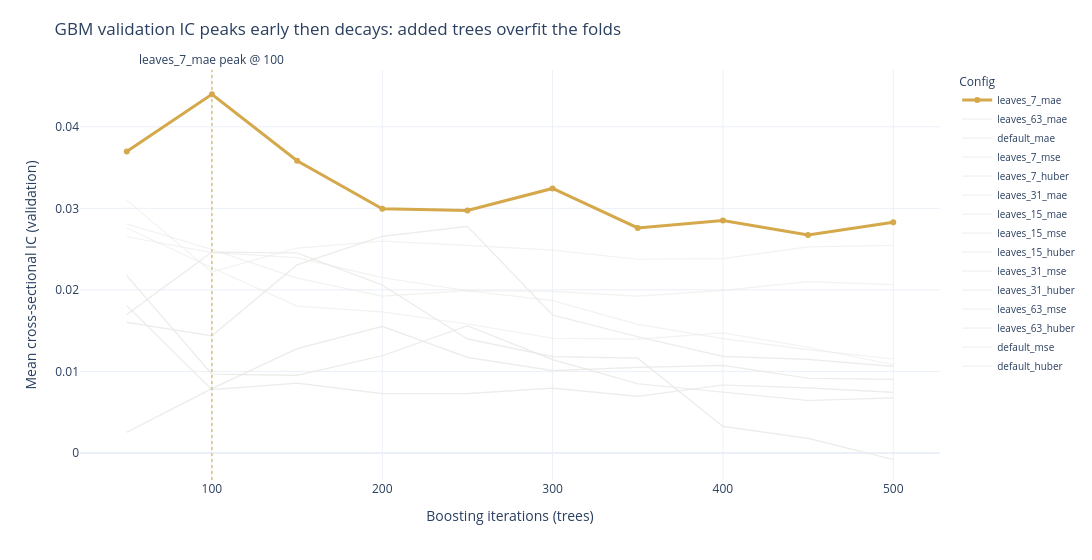

Notebook code for this chart:
### Markdown cell above
## 5. Learning Curves

Validation IC at each 50-iteration checkpoint traces the overfitting dynamics.
The winner and the deep-tree configs peak early and then decay - added capacity
fits fold-specific noise rather than transferable cross-sectional structure -
while the shallow-tree configs stay flatter, the signature of adequate
regularization. The vertical line marks the winner's selected tree count.

### Code cell
all_curves = pl.DataFrame([c for r in results for c in r["learning_curves"]])
if all_curves.height > 0:
    # Figure 2 - checkpoint learning curves (IC vs iteration), winner highlighted.
    fig_lc = go.Figure()
    for r in results:
        cfg_data = all_curves.filter(pl.col("config") == r["config_name"]).sort("iteration")
        if cfg_data.height == 0:
            continue
        is_winner = best is not None and r["config_name"] == best["config_name"]
        fig_lc.add_trace(
            go.Scatter(
                x=cfg_data["iteration"].to_list(),
                y=cfg_data["ic_mean"].to_list(),
                mode="lines+markers" if is_winner else "lines",
                name=r["config_name"],
                line=dict(
                    color=COLORS["amber"] if is_winner else COLORS["silver_muted"],
                    width=3 if is_winner else 1.2,
                ),
                marker=dict(size=6),
                opacity=1.0 if is_winner else 0.55,
            )
        )
    if best is not None:
        fig_lc.add_vline(
            x=best["best_iter"],
            line=dict(color=COLORS["amber"], width=1, dash="dot"),
            annotation_text=f"{best['config_name']} peak @ {best['best_iter']}",
            annotation_position="top",
        )
    fig_lc.update_layout(
        title="GBM validation IC peaks early then decays: added trees overfit the folds",
        template="plotly_white",
        height=560,
        width=1100,
        legend=dict(title="Config", font=dict(size=10)),
        margin=dict(t=70),
    )
    fig_lc.update_xaxes(title_text="Boosting iterations (trees)")
    fig_lc.update_yaxes(title_text="Mean cross-sectional IC (validation)")
    fig_lc.show()

    # Compact checkpoint table for the exact values behind the curves.
    checkpoints = sorted(all_curves["iteration"].unique().to_list())
    display_cps = [cp for cp in [50, 100, 200, 300, 500] if cp in checkpoints]

    print(f"{'Config':25s}", end="")
    for cp in display_cps:
        print(f" {cp:>7d}", end="")
    print()

    for r in results:
        cfg_data = all_curves.filter(pl.col("config") == r["config_name"])
        print(f"  {r['config_name']:25s}", end="")
        for cp in display_cps:
            row = cfg_data.filter(pl.col("iteration") == cp)
            if row.height > 0:
                print(f" {row['ic_mean'][0]:+7.4f}", end="")
            else:
                print(f" {'N/A':>7s}", end="")
        print()

### Figure 1 — Plotly figure (JSON) as saved in the notebook; plotly's stock layout.template omitted (floating-point values rounded to 4 significant figures)
{"data": [{"line": {"color": "#D4A84B", "width": 3}, "marker": {"size": 6}, "mode": "lines+markers", "name": "leaves_7_mae", "opacity": 1.0, "type": "scatter", "x": [50, 100, 150, 200, 250, 300, 350, 400, 450, 500], "y": [0.03697, 0.044, 0.03584, 0.02995, 0.02973, 0.03244, 0.02759, 0.0285, 0.02672, 0.0283]}, {"line": {"color": "#e8e8e6", "width": 1.2}, "marker": {"size": 6}, "mode": "lines", "name": "leaves_63_mae", "opacity": 0.55, "type": "scatter", "x": [50, 100, 150, 200, 250, 300, 350, 400, 450, 500], "y": [0.03101, 0.02218, 0.02513, 0.02597, 0.02545, 0.02489, 0.02376, 0.02382, 0.02527, 0.02545]}, {"line": {"color": "#e8e8e6", "width": 1.2}, "marker": {"size": 6}, "mode": "lines", "name": "default_mae", "opacity": 0.55, "type": "scatter", "x": [50, 100, 150, 200, 250, 300, 350, 400, 450, 500], "y": [0.0281, 0.02495, 0.02143, 0.01923, 0.0199, 0.01982, 0.01924, 0.01994, 0.02101, 0.02065]}, {"line": {"color": "#e8e8e6", "width": 1.2}, "marker": {"size": 6}, "mode": "lines", "name": "leaves_7_mse", "opacity": 0.55, "type": "scatter", "x": [50, 100, 150, 200, 250, 300, 350, 400, 450, 500], "y": [0.01601, 0.01437, 0.02306, 0.02657, 0.02779, 0.01692, 0.01425, 0.01185, 0.01148, 0.01061]}, {"line": {"color": "#e8e8e6", "width": 1.2}, "marker": {"size": 6}, "mode": "lines", "name": "leaves_7_huber", "opacity": 0.55, "type": "scatter", "x": [50, 100, 150, 200, 250, 300, 350, 400, 450, 500], "y": [0.01601, 0.01437, 0.02306, 0.02657, 0.02779, 0.01692, 0.01425, 0.01185, 0.01148, 0.01061]}, {"line": {"color": "#e8e8e6", "width": 1.2}, "marker": {"size": 6}, "mode": "lines", "name": "leaves_31_mae", "opacity": 0.55, "type": "scatter", "x": [50, 100, 150, 200, 250, 300, 350, 400, 450, 500], "y": [0.02759, 0.02271, 0.01801, 0.01731, 0.01581, 0.01406, 0.01397, 0.01473, 0.01296, 0.01081]}, {"line": {"color": "#e8e8e6", "width": 1.2}, "marker": {"size": 6}, "mode": "lines", "name": "leaves_15_mae", "opacity": 0.55, "type": "scatter", "x": [50, 100, 150, 200, 250, 300, 350, 400, 450, 500], "y": [0.02651, 0.02458, 0.02396, 0.0215, 0.01989, 0.01869, 0.01578, 0.01402, 0.01267, 0.01152]}, {"line": {"color": "#e8e8e6", "width": 1.2}, "marker": {"size": 6}, "mode": "lines", "name": "leaves_15_mse", "opacity": 0.55, "type": "scatter", "x": [50, 100, 150, 200, 250, 300, 350, 400, 450, 500], "y": [0.01698, 0.02464, 0.02452, 0.02059, 0.01398, 0.0118, 0.01162, 0.003249, 0.001776, -0.0008105]}, {"line": {"color": "#e8e8e6", "width": 1.2}, "marker": {"size": 6}, "mode": "lines", "name": "leaves_15_huber", "opacity": 0.55, "type": "scatter", "x": [50, 100, 150, 200, 250, 300, 350, 400, 450, 500], "y": [0.01698, 0.02464, 0.02452, 0.02059, 0.01398, 0.0118, 0.01162, 0.003249, 0.001776, -0.0008105]}, {"line": {"color": "#e8e8e6", "width": 1.2}, "marker": {"size": 6}, "mode": "lines", "name": "leaves_31_mse", "opacity": 0.55, "type": "scatter", "x": [50, 100, 150, 200, 250, 300, 350, 400, 450, 500], "y": [0.02174, 0.009656, 0.009506, 0.01192, 0.01559, 0.01145, 0.008481, 0.007449, 0.00643, 0.006751]}, {"line": {"color": "#e8e8e6", "width": 1.2}, "marker": {"size": 6}, "mode": "lines", "name": "leaves_31_huber", "opacity": 0.55, "type": "scatter", "x": [50, 100, 150, 200, 250, 300, 350, 400, 450, 500], "y": [0.02174, 0.009656, 0.009506, 0.01192, 0.01559, 0.01145, 0.008481, 0.007449, 0.00643, 0.006751]}, {"line": {"color": "#e8e8e6", "width": 1.2}, "marker": {"size": 6}, "mode": "lines", "name": "leaves_63_mse", "opacity": 0.55, "type": "scatter", "x": [50, 100, 150, 200, 250, 300, 350, 400, 450, 500], "y": [0.01806, 0.007749, 0.00855, 0.007274, 0.007281, 0.007949, 0.006943, 0.008328, 0.007967, 0.007418]}, {"line": {"color": "#e8e8e6", "width": 1.2}, "marker": {"size": 6}, "mode": "lines", "name": "leaves_63_huber", "opacity": 0.55, "type": "scatter", "x": [50, 100, 150, 200, 250, 300, 350, 400, 450, 500], "y": [0.01806, 0.007749, 0.00855, 0.007274, 0.007281, 0.007949, 0.006943, 0.008328, 0.007967, 0.007418]}, {"line": {"color": "#e8e8e6", "width": 1.2}, "marker": {"size": 6}, "mode": "lines", "name": "default_mse", "opacity": 0.55, "type": "scatter", "x": [50, 100, 150, 200, 250, 300, 350, 400, 450, 500], "y": [0.002523, 0.007883, 0.01279, 0.01551, 0.01171, 0.0101, 0.01049, 0.01074, 0.009155, 0.009009]}, {"line": {"color": "#e8e8e6", "width": 1.2}, "marker": {"size": 6}, "mode": "lines", "name": "default_huber", "opacity": 0.55, "type": "scatter", "x": [50, 100, 150, 200, 250, 300, 350, 400, 450, 500], "y": [0.002523, 0.007883, 0.01279, 0.01551, 0.01171, 0.0101, 0.01049, 0.01074, 0.009155, 0.009009]}], "layout": {"annotations": [{"showarrow": false, "text": "leaves_7_mae peak @ 100", "x": 100, "xanchor": "center", "xref": "x", "y": 1, "yanchor": "bottom", "yref": "y domain"}], "height": 560, "legend": {"font": {"size": 10}, "title": {"text": "Config"}}, "margin": {"t": 70}, "shapes": [{"line": {"color": "#D4A84B", "dash": "dot", "width": 1}, "type": "line", "x0": 100, "x1": 100, "xref": "x", "y0": 0, "y1": 1, "yref": "y domain"}], "title": {"text": "GBM validation IC peaks early then decays: added trees overfit the folds"}, "width": 1100, "xaxis": {"title": {"text": "Boosting iterations (trees)"}}, "yaxis": {"title": {"text": "Mean cross-sectional IC (validation)"}}}}
